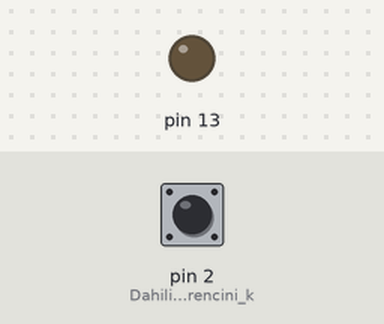
The sketch below on a simulated Arduino Uno, built with avr-gcc and run on an emulated ATmega328P. On the bench: output pins drawn as LEDs (lit = HIGH). Inputs (shaded band) come from the test bench; at power-on: pin 2 (Dahili_PullUp_direncini_k) HIGH.

Above: at 1.2 s.
1.3 s: pin 2 (Dahili_PullUp_direncini_k) pulled LOW for 0.15 s
At 1.37 s:
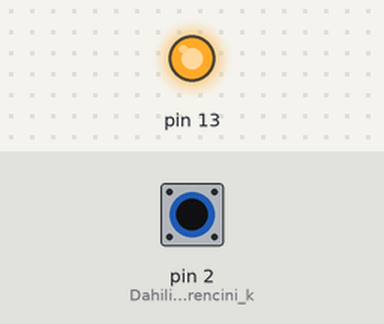
2.9 s: pin 2 (Dahili_PullUp_direncini_k) pulled LOW for 3.2 s
At 7.4 s:
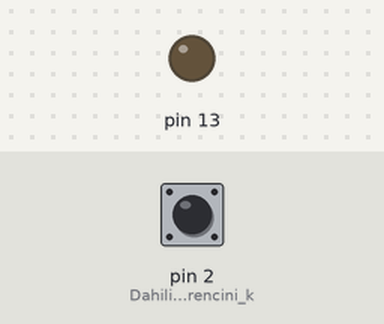
Timing chart, 0 to 8.9 s (numbered marks = the images above; inputs shaded):
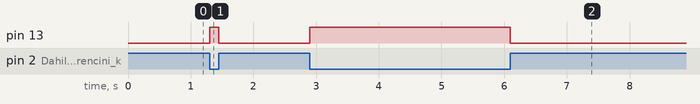

The sketch:

digital-read-buttons.ino
```cpp
void setup() {
pinMode(2, INPUT_PULLUP);    // Dahili PullUp direncini kullanmamızı sağlayan koddur.
pinMode(13, OUTPUT);
}

void loop() {
int durum = digitalRead(2);   // 2 nolu pindeki butonun durumunu okur.

if (durum == HIGH)      // Eğer buton basılı durumda ise
{
digitalWrite(13, LOW);      // Ledi söndür
}

else {
digitalWrite(13, HIGH);     //Ledi yak
}
}
```

Measured:
- after the input at 1.3 s, pin 13: LOW → HIGH at once, → LOW 0.15 s later
- after the input at 2.9 s, pin 13: LOW → HIGH at once, → LOW 3.2 s later
